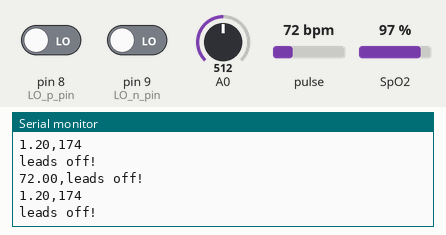
Recording of a sketch running on a simulated Arduino Uno, built with avr-gcc and run on an emulated ATmega328P. On the bench: the last lines printed to the serial monitor. The inputs (shaded band) are chosen by the test bench; at power-on: A0 = 512, SpO2 97 %, pin 8 (LO_p_pin) LOW, pin 9 (LO_n_pin) LOW, pulse 72 bpm.

Above: at 5.7 s.
5.8 s: A0 set to 410
At 6.9 s:
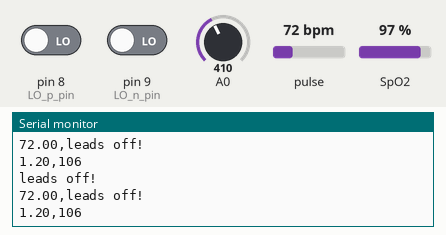
10.3 s: A0 set to 385
At 11.4 s:
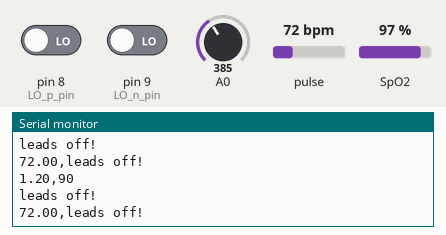
14.8 s: SpO2 set to 100 %
At 15.8 s:
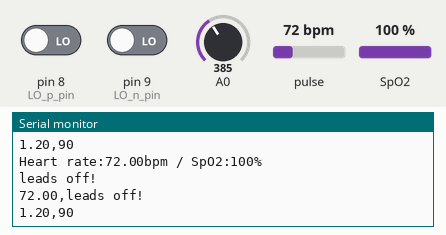
23.8 s: A0 set to 278
At 24.9 s:
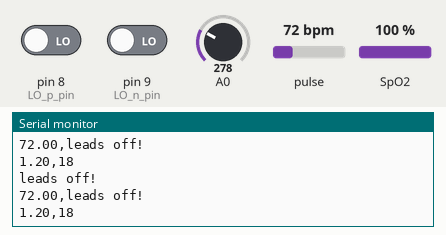
28.3 s: A0 set to 264
At 28.9 s:
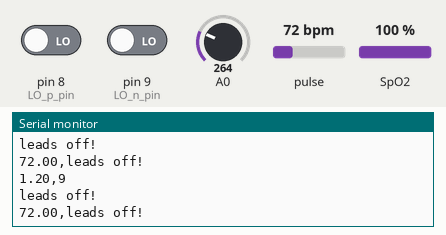
Timing chart, 0 to 31.3 s (numbered marks = the images above; inputs shaded):
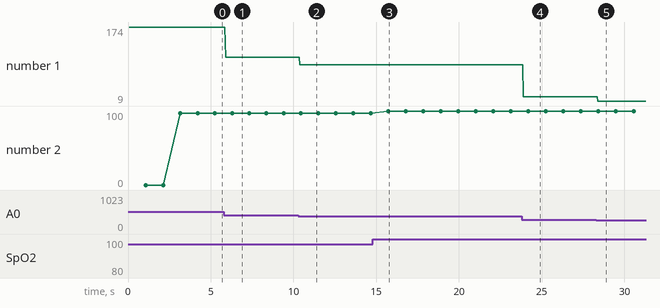

Measured:
- the behaviour switches between 400 and 399 on A0 (found by bisection; images 1 and 2)
- the behaviour switches between 99 and 100 % on SpO2 (found by bisection; images 2 and 3)
- the behaviour switches between 265 and 264 on A0 (found by bisection; images 4 and 5)
- after the input at 5.8 s, the serial monitor: prints a new line after 0.09 s (image 1)
- after the input at 10.3 s, the serial monitor: prints a new line after 0.09 s (image 2)
- after the input at 14.8 s, the serial monitor: prints a new line after 0.93 s (image 3)
- after the input at 23.8 s, the serial monitor: prints a new line after 0.08 s (image 4)
- after the input at 28.3 s, the serial monitor: prints a new line after 0.10 s (image 5)

The sketch:

Sleep_Apnea.ino
```cpp
#include "ECG_sensor.h"
#include "Max300_sensor.h"

ECG_sensor ecg_sensor(8, 9);
Max300_sensor max300_sensor;

void setup()
{
  Serial.begin(9600);

  ecg_sensor.init();
  max300_sensor.init();
}

void loop()
{
  Serial.print(ecg_sensor.calculate_hr());

  Serial.print(",");

  Serial.print(ecg_sensor.calculate_hrv(ecg_sensor.calculate_hr()));

  Serial.print(",");

  Serial.println(ecg_sensor.getValue());

  delay(1);

  max300_sensor.print_max300_data();
}
```

ECG_sensor.cpp
```cpp
#include "ECG_sensor.h"

ECG_sensor::ECG_sensor(byte LO_p_pin, byte LO_n_pin)
{
}

ECG_sensor::ECG_sensor()
{
}

void ECG_sensor::init()
{
    pinMode(LO_p_pin, INPUT); // Setup for leads off detection LO +
    pinMode(LO_n_pin, INPUT); // Setup for leads off detection LO -

    LO_p_pin = 8;
    LO_n_pin = 9;
    instance1 = 0, timer;
    hrv = 0, hr = 72, interval = 0;
    value = 0, count = 0;
    flag = 0;
    shutdown_pin = 10;
    threshold = 100;     // to identify R peak
    timer_value = 10000; // 10 seconds timer to calculate hr
}

void ECG_sensor::set_standby_mode()
{
    digitalWrite(shutdown_pin, LOW);
}

void ECG_sensor::set_normal_mode()
{
    digitalWrite(shutdown_pin, HIGH);
}

bool ECG_sensor::check_if_leads_are_removed()
{
    if ((digitalRead(8) == 1) || (digitalRead(9) == 1))
        return true;
}

double ECG_sensor::calculate_hr()
{
    if (check_if_leads_are_removed())
    {

        Serial.println("leads off!");

        digitalWrite(shutdown_pin, LOW); // standby mode

        instance1 = micros();

        timer = millis();
    }

    else
    {
        digitalWrite(shutdown_pin, HIGH); // normal mode

        if ((value > threshold) && (!flag))
        {

            count++;

            Serial.println("in");

            flag = 1;

            interval = micros() - instance1; // RR interval

            instance1 = micros();
        }

        else if ((value < threshold))
        {

            flag = 0;
        }

        if ((millis() - timer) > 10000)
        {

            hr = count * 6;

            timer = millis();

            count = 0;
        }
    }
    return hr;
}

double ECG_sensor::calculate_hrv(double hr)
{
    hrv = hr / 60 - interval / 1000000;
    return hrv;
}

int ECG_sensor::getValue()
{
    value = analogRead(A0);

    value = map(value, 250, 400, 0, 100); // to flatten the ecg values a bit
    return value;
}
```

ECG_sensor.h
```cpp
#ifndef ECG_SENSOR_H
#define ECG_SENSOR_H

#include <Arduino.h>

class ECG_sensor
{
private:
public:
    ECG_sensor(byte LO_p_pin, byte LO_n_pin);
    ECG_sensor();

    byte LO_p_pin;
    byte LO_n_pin;
    long instance1, timer;
    double hrv, hr, interval;
    int value, count;
    bool flag;
    int shutdown_pin;
    int threshold;   // to identify R peak
    int timer_value; // 10 seconds timer to calculate hr

    void init();
    bool check_if_leads_are_removed();
    double calculate_hr();
    double calculate_hrv(double hr);
    int getValue();
    void set_standby_mode();
    void set_normal_mode();
};

#endif
```

GSR_sensor.ino
```cpp
/*const int GSR=A0;
int sensorValue=0;
int gsr_average=0;

void setup(){
  Serial.begin(9600);
}

void loop(){
  long sum=0;
  for(int i=0;i<10;i++)           //Average the 10 measurements to remove the glitch
      {
      sensorValue=analogRead(GSR);
      sum += sensorValue;
      delay(5);
      }
   gsr_average = sum/10;
   Serial.println(gsr_average);
}*/
```

KY-038.ino
```cpp
/*#define DO 8
unsigned long last_event = 0;

void setup() {
  pinMode(DO, INPUT);
  Serial.begin(115200);
}

void loop() {
  int output = digitalRead(DO);
  if (output == LOW) {
    if (millis() - last_event > 25) {
      Serial.println("Clap sound was detected!");
    }
    last_event = millis();
  }
}*/
```

Max300_sensor.cpp
```cpp
#include "Max300_sensor.h"

// Create a PulseOximeter object
PulseOximeter pox;

Max300_sensor::Max300_sensor()
{
}

// Callback routine is executed when a pulse is detected
void Max300_sensor::onBeatDetected()
{
    Serial.println("Beat!");
}

void Max300_sensor::init()
{
    Serial.print("Initializing pulse oximeter..");

    REPORTING_PERIOD_MS = 1000;
    // Time at which the last beat occurred
    tsLastReport = 0;

    // Initialize sensor
    if (!pox.begin())
    {
        Serial.println("FAILED");
        for (;;)
            ;
    }
    else
    {
        Serial.println("SUCCESS");
    }

    // Configure sensor to use 7.6mA for LED drive
    pox.setIRLedCurrent(MAX30100_LED_CURR_7_6MA);

    // Register a callback routine
    pox.setOnBeatDetectedCallback(onBeatDetected);
}

void Max300_sensor::print_max300_data()
{
    // Read from the sensor
    pox.update();

    // Grab the updated heart rate and SpO2 levels
    if (millis() - tsLastReport > REPORTING_PERIOD_MS)
    {
        Serial.print("Heart rate:");
        Serial.print(pox.getHeartRate());
        Serial.print("bpm / SpO2:");
        Serial.print(pox.getSpO2());
        Serial.println("%");

        tsLastReport = millis();
    }
}
```

Max300_sensor.h
```cpp
#ifndef MAX300_SENSOR_H
#define MAX300_SENSOR_H

#include <Arduino.h>
#include <Wire.h>
#include "MAX30100_PulseOximeter.h"

class Max300_sensor
{
private:
    /* data */
public:
    Max300_sensor();

    int REPORTING_PERIOD_MS;
    // Time at which the last beat occurred
    uint32_t tsLastReport;

    void init();
    static void onBeatDetected();
    void print_max300_data();
};

#endif
```
